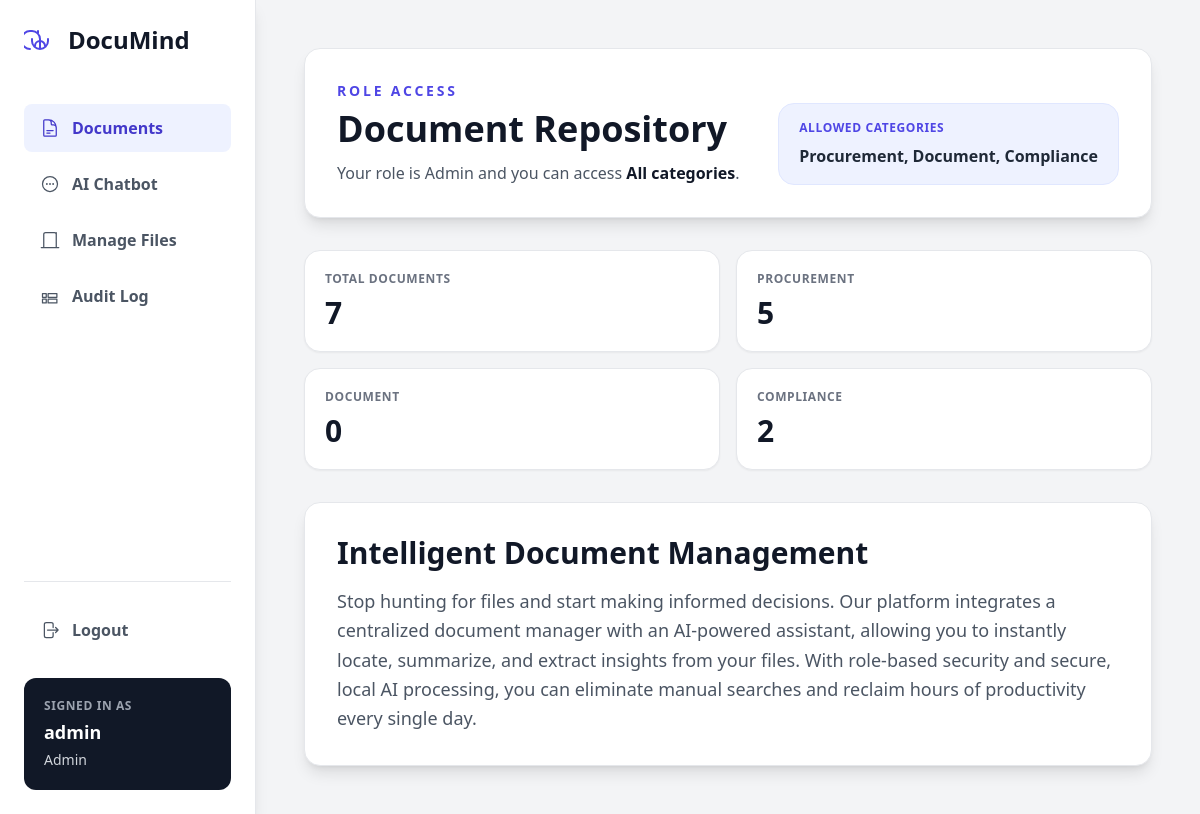
Page / (signed in) on the earlier database version.
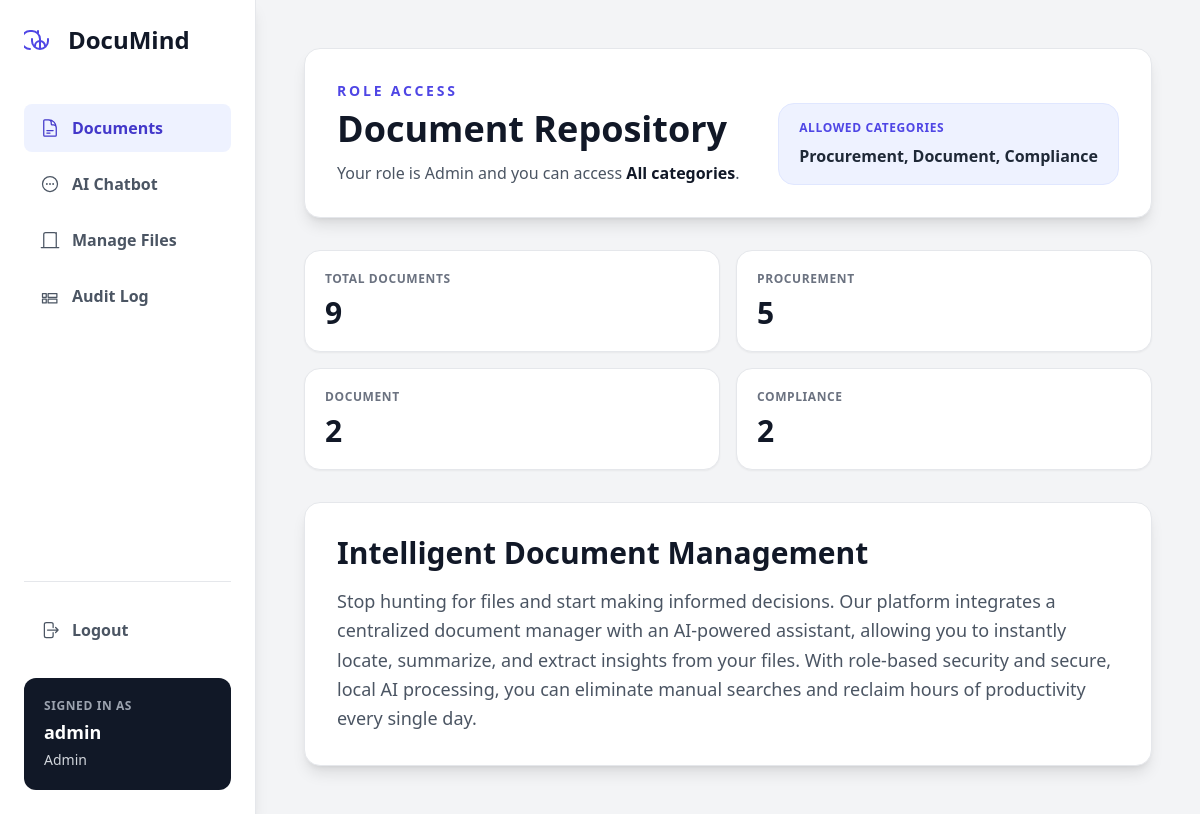
Same page on the later database version.
### tables this page shows
CREATE TABLE audit_logs (
            id INTEGER PRIMARY KEY,
            actor TEXT NOT NULL,
            action TEXT NOT NULL,
            category TEXT,
            filename TEXT,
            details TEXT,
            created_at TEXT DEFAULT CURRENT_TIMESTAMP
        );

### frontend/app.py (the view)
@app.route('/')
def dashboard():
    if 'role' not in session:
        return redirect(url_for('login'))
    role = current_role()
    documents = get_documents(role)
    category_filter = request.args.get('category', '').strip().lower()
    query_filter = request.args.get('q', '').strip()
    filtered_documents = filter_documents(documents, category_filter, query_filter)
    page = request.args.get('page', 1, type=int)
    paginated_documents, page, total_pages, total_filtered = paginate_items(filtered_documents, page)
    access_label = get_access_label(role)
    metrics, total_documents = get_document_metrics(role)
    recent_logs = list_audit_logs(limit=5)
    return render_template(
        'dashboard.html',
        docs=paginated_documents,
        role=role,
        username=current_username(),
        access_label=access_label,
        allowed_categories=get_allowed_categories(role),
        metrics=metrics,
        total_documents=total_documents,
        recent_logs=recent_logs,
        page=page,
        total_pages=total_pages,
        total_filtered=total_filtered,
        category_filter=category_filter,
        query_filter=query_filter,
    )

### backend/database_logic.py (called while the page is built)
def get_db_connection():
    conn = sqlite3.connect(DB_PATH)
    conn.row_factory = sqlite3.Row
    return conn

def list_audit_logs(limit=50):
    conn = get_db_connection()
    logs = conn.execute(
        'SELECT actor, action, category, filename, details, created_at FROM audit_logs ORDER BY id DESC LIMIT ?',
        (limit,),
    ).fetchall()
    conn.close()
    return logs

def get_access_label(role):
    label = ROLE_LABELS.get(role)
    if label:
        return label
    allowed = get_allowed_categories(role)
    if not allowed:
        return 'No document access'
    return ', '.join(category.replace('_', ' ').title() for category in allowed)

def get_allowed_categories(role):
    return ROLE_ACCESS.get(role, [])

def get_documents(role):
    if role == 'admin':
        return get_documents_by_category()
    documents = []
    for category in get_allowed_categories(role):
        documents.extend(get_documents_by_category(category))
    return documents

### frontend/app.py (called while the page is built)
def current_username():
    return session.get('username', 'guest')

def current_role():
    return session.get('role')

### frontend/templates/dashboard.html
{% extends "base.html" %}
{% block content %}
<div class="max-w-6xl space-y-8">
    <div class="bg-white border border-gray-200 rounded-2xl shadow-lg p-8">
        <div class="flex flex-col gap-6 lg:flex-row lg:items-end lg:justify-between">
            <div>
                <p class="text-sm font-semibold uppercase tracking-[0.2em] text-indigo-600 mb-2">Role Access</p>
                <h1 class="text-4xl font-bold text-gray-900 mb-3">Document Repository</h1>
                <p class="text-gray-600 max-w-2xl">Your role is {{ role|capitalize }} and you can access <span class="font-semibold text-gray-900">{{ access_label }}</span>.</p>
            </div>
            <div class="bg-indigo-50 border border-indigo-100 rounded-2xl px-5 py-4 min-w-[240px]">
                <p class="text-xs font-bold uppercase tracking-wider text-indigo-600 mb-2">Allowed Categories</p>
                <p class="text-gray-800 font-semibold">{{ allowed_categories|join(', ')|title }}</p>
            </div>
        </div>
    </div>
    <div class="grid gap-4 sm:grid-cols-2 xl:grid-cols-4">
        <div class="bg-white rounded-2xl border border-gray-200 shadow-sm p-5">
            <p class="text-xs font-bold uppercase tracking-wider text-gray-500 mb-2">Total Documents</p>
            <p class="text-3xl font-bold text-gray-900">{{ total_documents }}</p>
        </div>
        {% for metric in metrics %}
        <div class="bg-white rounded-2xl border border-gray-200 shadow-sm p-5">
            <p class="text-xs font-bold uppercase tracking-wider text-gray-500 mb-2">{{ metric.category|title }}</p>
            <p class="text-3xl font-bold text-gray-900">{{ metric.count }}</p>
        </div>
        {% endfor %}
    </div>
    <div class="bg-white rounded-2xl shadow-lg border border-gray-200 p-8 mb-6">
        <h1 class="text-3xl font-extrabold text-gray-900 mb-4">Intelligent Document Management</h1>
        <p class="text-lg text-gray-600 leading-relaxed">
            Stop hunting for files and start making informed decisions.
            Our platform integrates a centralized document manager with an
            AI-powered assistant, allowing you to instantly locate,
            summarize, and extract insights from your files. With role-based
            security and secure, local AI processing, you can eliminate
            manual searches and reclaim hours of productivity every single day.
        </p>
    </div>
</div>
{% endblock %}

### frontend/templates/base.html (shortened to what this page needs)
<!DOCTYPE html>
<html lang="en">
<head>
    <script src="https://cdn.tailwindcss.com"></script>
    <link rel="stylesheet" href="https://cdnjs.cloudflare.com/ajax/libs/heroicons/2.1.1/24/outline/heroicons.min.css">
</head>
<body class="bg-gray-100 text-gray-800 flex min-h-screen font-sans">
    <aside class="w-64 bg-white border-r border-gray-200 p-6 flex flex-col shadow-lg">
        <div class="flex items-center gap-3 mb-12">
            <h2 class="text-2xl font-bold text-gray-900">DocuMind</h2>
        </div>
        <nav class="space-y-2 flex-1">
            <a href="/" class="flex items-center gap-3 px-4 py-3 {{ 'bg-indigo-50 text-indigo-700' if request.path == '/' else 'text-gray-600 hover:bg-gray-50 hover:text-gray-900' }} font-semibold rounded-lg transition-all">
                Documents
            </a>
            <a href="/chat" class="flex items-center gap-3 px-4 py-3 {{ 'bg-indigo-50 text-indigo-700' if request.path == '/chat' else 'text-gray-600 hover:bg-gray-50 hover:text-gray-900' }} font-semibold rounded-lg transition-all">
                AI Chatbot
            </a>
            {% if session.get('role') == 'admin' %}
            <a href="/admin/files" class="flex items-center gap-3 px-4 py-3 {{ 'bg-indigo-50 text-indigo-700' if request.path.startswith('/admin/files') else 'text-gray-600 hover:bg-gray-50 hover:text-gray-900' }} font-semibold rounded-lg transition-all">
                Manage Files
            </a>
            <a href="/admin/audit" class="flex items-center gap-3 px-4 py-3 {{ 'bg-indigo-50 text-indigo-700' if request.path.startswith('/admin/audit') else 'text-gray-600 hover:bg-gray-50 hover:text-gray-900' }} font-semibold rounded-lg transition-all">
                <svg xmlns="http://www.w3.org/2000/svg" fill="none" viewBox="0 0 24 24" stroke-width="1.5" stroke="currentColor" class="w-5 h-5"><path stroke-linecap="round" stroke-linejoin="round" d="M3 13.5h4.5v-4.5H3v4.5zm6.75 0h10.5v-4.5h-10.5v4.5zM3 20.25h4.5v-4.5H3v4.5zm6.75 0h10.5v-4.5h-10.5v4.5z" /></svg>
                Audit Log
            </a>
            {% endif %}
        </nav>
        <div class="pt-6 border-t border-gray-200">
             <a href="/logout" class="flex items-center gap-3 px-4 py-3 text-gray-600 hover:bg-gray-50 hover:text-gray-900 font-semibold rounded-lg transition-all">
                Logout
            </a>
        </div>
        <div class="bg-gray-900 rounded-xl p-5 text-white mt-6">
            <p class="text-xs text-gray-400 uppercase font-bold tracking-wider mb-1">Signed in as</p>
            <p class="text-lg font-semibold">{{ session.get('username', 'Guest') }}</p>
            <p class="text-sm text-gray-300 mt-1">{{ session.get('role', 'Guest') | capitalize }}</p>
        </div>
    </aside>
    <main class="flex-1 p-12">
        {% block content %}{% endblock %}
    </main>
</body>
</html>

Differences in the rows shown:
added audit_logs: get "admin", get "Admin", actor "Admin"
Other differences:
{{ total_documents }}: "7" → "9"
{{ session.get('username', 'Guest') }}: "admin" → (not shown)
{{ session.get('role', 'Guest') | capitalize }}: "Admin" → (not shown)
{{ role|capitalize }}: "Admin" → (not shown)
new list line: "DOCUMENT 2"
list line gone: "DOCUMENT 0"
